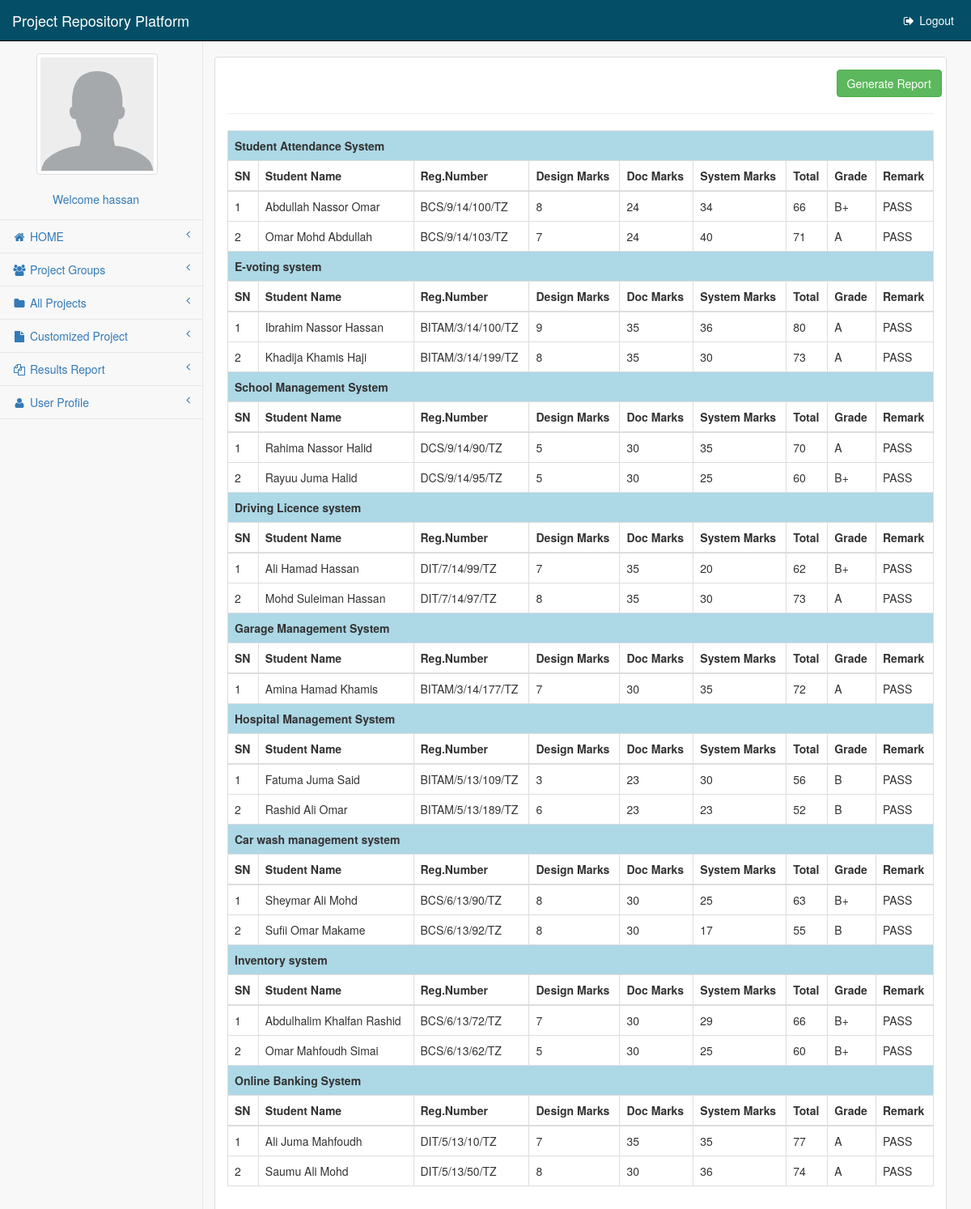
The page /allResult.php (signed in) on the database its author committed.
### tables this page shows
CREATE TABLE IF NOT EXISTS `supervisor` (
  `sprID` int(11) NOT NULL,
  `fName` varchar(20) NOT NULL,
  `mName` varchar(20) NOT NULL,
  `lName` varchar(20) NOT NULL,
  `gender` varchar(50) DEFAULT NULL,
  `email` varchar(50) NOT NULL,
  `telNo` varchar(20) NOT NULL,
  `profilePic` varchar(100) DEFAULT 'ProfilePix/user.png',
  `userID` int(11) DEFAULT NULL
);

CREATE TABLE IF NOT EXISTS `project` (
  `projectID` int(11) NOT NULL,
  `title` varchar(200) NOT NULL,
  `problem_statement` text NOT NULL,
  `current_situation` text NOT NULL,
  `proposed_solution` text NOT NULL,
  `main_objectives` text NOT NULL,
  `anticipated_artifact` text NOT NULL,
  `hardware_requirement` text NOT NULL,
  `software_requirements` text NOT NULL,
  `year` varchar(50) NOT NULL,
  `abstract` text,
  `future` text,
  `techID` int(11) DEFAULT NULL,
  `comment_flag` int(11) DEFAULT '0'
);

CREATE TABLE IF NOT EXISTS `student` (
  `stdID` int(11) NOT NULL,
  `fName` varchar(20) NOT NULL,
  `mName` varchar(20) NOT NULL,
  `lName` varchar(20) NOT NULL,
  `gender` varchar(20) DEFAULT NULL,
  `regNo` varchar(20) NOT NULL,
  `email` varchar(50) DEFAULT NULL,
  `telNo` varchar(20) DEFAULT NULL,
  `profilePic` varchar(100) DEFAULT 'ProfilePix/user.png',
  `prgID` int(11) DEFAULT NULL,
  `userID` int(11) DEFAULT NULL
);

CREATE TABLE IF NOT EXISTS `result` (
  `resultID` int(11) NOT NULL,
  `design_marks` double NOT NULL DEFAULT '0',
  `doc_marks` double NOT NULL DEFAULT '0',
  `pres_marks` double NOT NULL DEFAULT '0',
  `Id` int(11) DEFAULT NULL
);

### classProject.php (called while the page is built, shortened)
<?php
class project {
    function object() {
        $obj = new database();
        $db = $obj->connect();
        return $db;
    }
    function profileSupervisor($userID) {
        $resultss = $this->object()->query("SELECT * FROM supervisor,user WHERE supervisor.userID='$userID' AND supervisor.userID=user.userID");
        $count=$resultss->num_rows;
		$rows = array();
        while ($count>=1) {
			$rows[] = $resultss->fetch_array();
			$count--;
        }
		return $rows;
	}
	function viewStudentProposal($projectID) {
		$resultss = $this->object()->query("SELECT student.stdID,fName,mName,lName,prgName,prgCode,gender,regNo,telNo,email,student_project.id FROM student,student_project,programme where student_project.projectID='$projectID' AND student.stdID=student_project.stdID AND student.prgID=programme.prgID ORDER BY fName ASC");
        $count=$resultss->num_rows;
		$rows = array();
        while ($count>=1) {
			$rows[] = $resultss->fetch_array();
			$count--;
        }
		return $rows;
	}
    function viewProject() {
        $resultss = $this->object()->query("SELECT projectID,title,year FROM project WHERE future Is NOT null ORDER BY year Desc");
        $count=$resultss->num_rows;
		$rows = array();
        while ($count>=1) {
			$rows[] = $resultss->fetch_array();
			$count--;
        }
        return $rows;
    }
	function viewResult($id) {
		$resultss = $this->object()->query("SELECT * from result where Id='$id'");
        $count=$resultss->num_rows;
		$rows = array();
        while ($count>=1) {
			$rows[] = $resultss->fetch_array();
			$count--;
        }
		return $rows;
	}
}

### allResult.php (the view, shortened to what this page needs)
<!DOCTYPE html>
<?php
include 'classProject.php';
                  $userID = $_SESSION['id'];
            $obj = new project();
            foreach ($obj->profileSupervisor($userID) as $spr) {
                    $sprID=$spr['sprID'];
                    }
?>
<html lang="en">
    <head>
        <link href="css/bootstrap.min.css" rel="stylesheet">
        <link href="css/metisMenu.min.css" rel="stylesheet">
        <link href="css/startmin.css" rel="stylesheet">
        <link href="css/font-awesome.min.css" rel="stylesheet" type="text/css">
    </head>
    <body>
        <div id="wrapper">
         <?php include 'menuAdmin.php'; ?>
            <div id="page-wrapper" style="margin-top: 40px;">
                <div class="row">
                    <div class="col-lg-12">
                        <div class="panel panel-default" style="margin-left:-16px;">
                        <div class="panel-body">
                            <div class="row">
                                <div class="col-lg-10"></div>
                                <div class="col-lg-2"><a href="printresultpdf.php?action=getPDF" target="_blank" class="btn btn-success">Generate Report</a></div>
                            </div>
                            <hr>
      <table class="table table-bordered table-responsive-xl table-hover display">
        <?php foreach ($obj->viewProject() as $prj) {
                        $projectID=$prj['projectID']
                                        ?>
                                       <tr style="background-color: lightblue;"><th colspan="9" align="center"><?php echo $prj['title']?></th></tr>
                          <tr>
                            <th>SN</th>
                            <th>Student Name</th>
                            <th>Reg.Number</th>
                            <th>Design Marks</th>
                            <th>Doc Marks</th>
                            <th>System Marks</th>
                            <th>Total</th>
                            <th>Grade</th>
                            <th>Remark</th>
                            </tr>
                        <tbody>
                                    <?php
                                $count=1;
                foreach ($obj->viewStudentProposal($projectID) as $std) {
                                        ?>
                                        <tr>
                                            <td>
                                               <?php echo $count; ?>
                                            </td>
                                            <td>
                                                <?php
                                                $name=$std['fName'] . " " . $std['mName'] . " " . $std['lName'];
                                                echo $name;
                                                $id=$std['id'];
                                                ?>
                                            </td>
                                            <td>
                                                <?php
                                                echo $std['regNo'];
                                                ?>
                                            </td>
                                        <?php
    foreach ($obj->viewResult($id) as $re) {
         $total=$re['design_marks']+$re['doc_marks']+$re['pres_marks'];
                                        ?>
                                            <td>
                                                 <?php echo $re['design_marks'];?>
                                            </td>
                                            <td>
                                                <?php echo $re['doc_marks'];?>
                                            </td>
                                            <td>
                                                <?php echo $re['pres_marks'];?>
                                            </td>
                                            <td><?php echo $total;?></td>
                                            <td>
                                                <?php
                                                if($total>=70)
                                                    echo "A";
                                                else if($total>=60)
                                                    echo "B+";
                                                else if($total>=50)
                                                    echo "B";
                                                ?>
                                            </td>
                                            <td>
                                                <?php
                                                if($total>=50)
                                                    echo "PASS";
                                                else
                                                    echo "FAIL";
                                                ?>
                                            </td>
                                       <?php
                                    }
                                ?>
                    </tr>
                                    <?php
                                    $count++;
                                    }
                                    ?>
                  <?php
                                    }
                                    ?>
                        </tbody>
 </table>
                    </div>
                        </div>
                    </div>
                </div>
                </div>
                </div>
    </body>
</html>

### menuAdmin.php (shortened to what this page needs)
<?php
    $userID = $_SESSION['id'];
    foreach ($obj->profileSupervisor($userID) as $std) {
    $pix=$std['profilePic'];
    }?>
<nav class="navbar navbar-inverse navbar-fixed-top" role="navigation">
                <div class="navbar-header">
                    <a class="navbar-brand">Project Repository Platform</a>
                </div>
                <ul class="nav navbar-right navbar-top-links">
                    <li><a href="logout.php" style="color:white;background-color: #044F67;"><i class="fa fa-sign-out fa-fw"></i> Logout</a></li>
                </ul>
                <div class="navbar-default sidebar" role="navigation">
                    <div class="sidebar-nav navbar-collapse">
                        <ul class="nav" id="side-menu">
						<li class="sidebar-search">
                               <div class="profile clearfix">
							<div class="profile_pic" style="padding-left:30px">
							<img src="<?php echo $pix;?>" alt="..." class="img-thumbnail img-responsive  profile_img" width="150px" height="100px">
							</div>
							<div class="profile_info" style="padding-left:50px;padding-top:20px;">
							<span style="color:#337ab7;"><?php echo "Welcome " .$_SESSION["username"];?></span>
							</div>
							</div>
                        </li>
                            <li>
                                <a href="home.php"><i class="fa fa-home fa-fw"></i> HOME<span class="fa arrow"></span></a>
                            </li>
                                <li>
                                        <a href="projectGroups.php"><i class="fa fa-users fa-fw"></i> Project Groups<span class="fa arrow"></span></a>
                                    </li>
                                    <li <?php if(($_SESSION["role"]=="Project Coordinator") || ($_SESSION["role"]=="project coordinator")|| ($_SESSION["role"]=="PROJECT COORDINATOR")) echo "style='display:none';";?>>
                                        <a href="viewProject.php"><i class="fa fa-folder fa-fw"></i> All Projects<span class="fa arrow"></span></a>
                                    </li>
                                    <li>
                                <a href="customizedProject.php"><i class="fa fa-file fa-fw"></i> Customized Project<span class="fa arrow"></span></a>
                                </li>
                                    <li <?php if(($_SESSION["role"]=="Project Coordinator") || ($_SESSION["role"]=="project coordinator")|| ($_SESSION["role"]=="PROJECT COORDINATOR")) echo "style='display:none';";?>>
                                        <a href="resultReport.php"><i class="fa fa-copy fa-fw"></i> Results Report<span class="fa arrow"></span></a>
                                    </li>
							<li>
                              <a href="profileS.php"><i class="fa fa-user fa-fw"></i> User Profile<span class="fa arrow"></span></a>
                            </li>
                    </div>
            </nav>

### css/startmin.css (style rules this page uses)
body { background-color: #f8f8f8; }
#wrapper { width: 100%; }
#page-wrapper { padding: 30px 15px 0 15px; min-height: 568px; background-color: #f8f8f8; }
@media (min-width:768px) { #page-wrapper { position: inherit; margin-left: 250px; padding: 30px 30px 0 30px; border-left: 1px solid #e7e7e7; } }
.navbar-header { float: left; }
.navbar-right { text-align: right; }
.navbar-top-links { margin: 0; }
.navbar-top-links li { display: inline-block; }
.navbar-top-links li:last-child { margin-right: 6px; }
.navbar-top-links li a { padding: 15px; min-height: 50px; }
.navbar-top-links>li>a { color: #999; }
.sidebar .sidebar-nav.navbar-collapse { padding-right: 0; padding-left: 0; }
.sidebar .sidebar-search { padding: 15px; }
.sidebar ul li { border-bottom: 1px solid #e7e7e7; }
.sidebar .arrow { float: right; }
.sidebar .fa.arrow:before { content: "\f104"; }
@media (min-width:768px) { .sidebar { z-index: 1; position: absolute; width: 250px; margin-top: 51px; } }

### rows shown on the page
supervisor: profilePic (placeholder picture)
project: title "Student Attendance System"
student: name "Abdullah Nassor Omar", regNo "BCS/9/14/100/TZ"
result: design_marks "8", doc_marks "24", pres_marks "34", total "66", shows "B+", shows "PASS"
student: name "Omar Mohd Abdullah", regNo "BCS/9/14/103/TZ"
result: design_marks "7", doc_marks "24", pres_marks "40", total "71", shows "A", shows "PASS"
project: title "E-voting system"
student: name "Ibrahim Nassor Hassan", regNo "BITAM/3/14/100/TZ"
result: design_marks "9", doc_marks "35", pres_marks "36", total "80", shows "A", shows "PASS"
student: name "Khadija Khamis Haji", regNo "BITAM/3/14/199/TZ"
result: design_marks "8", doc_marks "35", pres_marks "30", total "73", shows "A", shows "PASS"
project: title "School Management System"
student: name "Rahima Nassor Halid", regNo "DCS/9/14/90/TZ"
result: design_marks "5", doc_marks "30", pres_marks "35", total "70", shows "A", shows "PASS"
student: name "Rayuu Juma Halid", regNo "DCS/9/14/95/TZ"
result: design_marks "5", doc_marks "30", pres_marks "25", total "60", shows "B+", shows "PASS"
project: title "Driving Licence system"
student: name "Ali Hamad Hassan", regNo "DIT/7/14/99/TZ"
result: design_marks "7", doc_marks "35", pres_marks "20", total "62", shows "B+", shows "PASS"
student: name "Mohd Suleiman Hassan", regNo "DIT/7/14/97/TZ"
result: design_marks "8", doc_marks "35", pres_marks "30", total "73", shows "A", shows "PASS"
project: title "Garage Management System"
student: name "Amina Hamad Khamis", regNo "BITAM/3/14/177/TZ"
result: design_marks "7", doc_marks "30", pres_marks "35", total "72", shows "A", shows "PASS"
project: title "Hospital Management System"
student: name "Fatuma Juma Said", regNo "BITAM/5/13/109/TZ"
result: design_marks "3", doc_marks "23", pres_marks "30", total "56", shows "B", shows "PASS"
student: name "Rashid Ali Omar", regNo "BITAM/5/13/189/TZ"
result: design_marks "6", doc_marks "23", pres_marks "23", total "52", shows "B", shows "PASS"
project: title "Car wash management system"
student: name "Sheymar Ali Mohd", regNo "BCS/6/13/90/TZ"
result: design_marks "8", doc_marks "30", pres_marks "25", total "63", shows "B+", shows "PASS"
student: name "Sufii Omar Makame", regNo "BCS/6/13/92/TZ"
result: design_marks "8", doc_marks "30", pres_marks "17", total "55", shows "B", shows "PASS"
project: title "Inventory system"
student: name "Abdulhalim Khalfan Rashid", regNo "BCS/6/13/72/TZ"
result: design_marks "7", doc_marks "30", pres_marks "29", total "66", shows "B+", shows "PASS"
student: name "Omar Mahfoudh Simai", regNo "BCS/6/13/62/TZ"
result: design_marks "5", doc_marks "30", pres_marks "25", total "60", shows "B+", shows "PASS"
project: title "Online Banking System"
student: name "Ali Juma Mahfoudh", regNo "DIT/5/13/10/TZ"
result: design_marks "7", doc_marks "35", pres_marks "35", total "77", shows "A", shows "PASS"
student: name "Saumu Ali Mohd", regNo "DIT/5/13/50/TZ"
result: design_marks "8", doc_marks "30", pres_marks "36", total "74", shows "A", shows "PASS"

### other values the page prints
$_SESSION["username"] "hassan"
